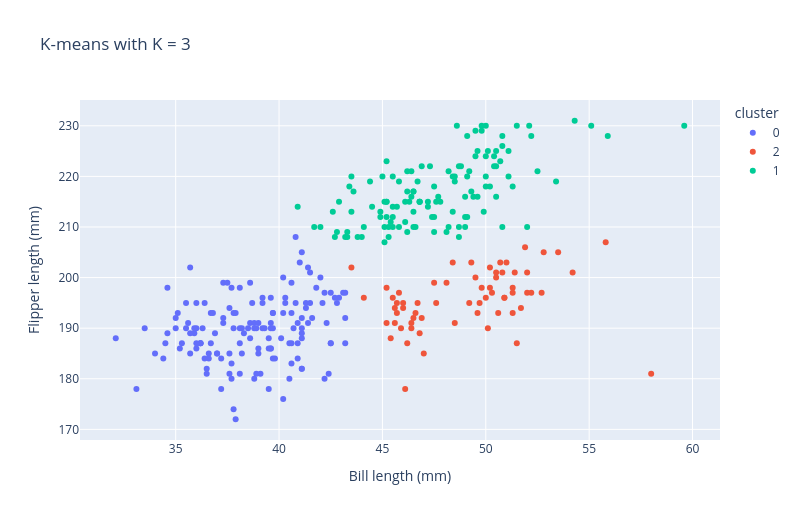

The code cell stored with this chart in its notebook:
### Markdown cell above
<link rel="stylesheet" href="berkeley.css">

<h3 class="cal cal-h3">K-Means in scikit-learn</h3>


K-means partitions the data into K clusters, each represented by a **centroid**. It assigns each
point to the nearest centroid, then moves each centroid to the mean of its points, and repeats.

### Code cell
from sklearn.cluster import KMeans

Xs = StandardScaler().fit_transform(X)   # distance-based again, so standardize

kmeans = KMeans(n_clusters=3, n_init=10, random_state=42)
cluster = kmeans.fit_predict(Xs)

df_c = df.copy()
df_c["cluster"] = cluster.astype(str)
px.scatter(df_c, x="bill_length_mm", y="flipper_length_mm", color="cluster",
           title="K-means with K = 3",
           labels={"bill_length_mm": "Bill length (mm)",
                   "flipper_length_mm": "Flipper length (mm)"},
           height=520).show()

### Figure 1 — Plotly figure (JSON) as saved in the notebook; plotly's stock layout.template omitted (floating-point values rounded to 4 significant figures; data arrays with more than 128 entries replaced by an {"elided": "..."} marker saying what was removed)
{"data": [{"hovertemplate": "cluster=0<br>Bill length (mm)=%{x}<br>Flipper length (mm)=%{y}<extra></extra>", "legendgroup": "0", "marker": {"color": "#636efa", "symbol": "circle"}, "mode": "markers", "name": "0", "orientation": "v", "showlegend": true, "type": "scatter", "x": {"elided": "146 float values"}, "xaxis": "x", "y": {"elided": "146 float values"}, "yaxis": "y"}, {"hovertemplate": "cluster=2<br>Bill length (mm)=%{x}<br>Flipper length (mm)=%{y}<extra></extra>", "legendgroup": "2", "marker": {"color": "#EF553B", "symbol": "circle"}, "mode": "markers", "name": "2", "orientation": "v", "showlegend": true, "type": "scatter", "x": [46.0, 44.1, 45.8, 45.6, 46.5, 50.0, 51.3, 45.4, 52.7, 45.2, 46.1, 51.3, 46.0, 51.3, 46.6, 51.7, 47.0, 52.0, 45.9, 50.5, 50.3, 58.0, 46.4, 49.2, 48.5, 50.6, 46.7, 52.0, 50.5, 49.5, 46.4, 52.8, 54.2, 51.0, 49.7, 47.5, 47.6, 46.9, 53.5, 46.2, 50.9, 45.5, 50.9, 50.8, 50.1, 51.5, 49.8, 48.1, 51.4, 45.7, 50.7, 52.2, 45.2, 49.3, 50.2, 45.6, 51.9, 46.8, 45.7, 55.8, 43.5, 49.6, 50.2, 48.4], "xaxis": "x", "y": [194.0, 196.0, 197.0, 191.0, 192.0, 196.0, 193.0, 188.0, 197.0, 198.0, 178.0, 197.0, 195.0, 198.0, 193.0, 194.0, 185.0, 201.0, 190.0, 201.0, 197.0, 181.0, 190.0, 195.0, 191.0, 193.0, 195.0, 197.0, 200.0, 200.0, 191.0, 205.0, 201.0, 203.0, 195.0, 199.0, 195.0, 192.0, 205.0, 187.0, 196.0, 196.0, 196.0, 201.0, 190.0, 187.0, 198.0, 199.0, 201.0, 193.0, 203.0, 197.0, 191.0, 203.0, 202.0, 194.0, 206.0, 189.0, 195.0, 207.0, 202.0, 193.0, 198.0, 203.0], "yaxis": "y"}, {"hovertemplate": "cluster=1<br>Bill length (mm)=%{x}<br>Flipper length (mm)=%{y}<extra></extra>", "legendgroup": "1", "marker": {"color": "#00cc96", "symbol": "circle"}, "mode": "markers", "name": "1", "orientation": "v", "showlegend": true, "type": "scatter", "x": [44.1, 52.0, 49.0, 49.0, 50.8, 46.1, 50.0, 48.7, 50.0, 47.6, 46.5, 45.4, 46.7, 43.3, 46.8, 40.9, 49.0, 45.5, 48.4, 45.8, 49.3, 42.0, 49.2, 46.2, 48.7, 50.2, 45.1, 46.5, 46.3, 42.9, 46.1, 47.8, 48.2, 50.0, 47.3, 42.8, 45.1, 59.6, 49.1, 48.4, 42.6, 44.4, 44.0, 48.7, 42.7, 49.6, 45.3, 49.6, 50.5, 43.6, 45.5, 50.5, 44.9, 45.2, 46.6, 48.5, 45.1, 50.1, 46.5, 45.0, 43.8, 45.5, 43.2, 50.4, 45.3, 46.2, 45.7, 54.3, 45.8, 49.8, 49.5, 43.5, 50.7, 47.7, 46.4, 48.2, 46.5, 46.4, 48.6, 47.5, 51.1, 45.2, 45.2, 49.1, 52.5, 47.4, 50.0, 44.9, 50.8, 43.4, 51.3, 47.5, 52.1, 47.5, 52.2, 45.5, 49.5, 44.5, 50.8, 49.4, 46.9, 51.1, 48.5, 55.9, 47.2, 49.1, 46.8, 41.7, 53.4, 43.3, 48.1, 50.5, 49.8, 43.5, 51.5, 46.2, 55.1, 48.8, 47.2, 46.8, 50.4, 45.2, 49.9], "xaxis": "x", "y": [210.0, 210.0, 210.0, 212.0, 210.0, 211.0, 230.0, 210.0, 218.0, 215.0, 210.0, 211.0, 219.0, 209.0, 215.0, 214.0, 216.0, 214.0, 213.0, 210.0, 217.0, 210.0, 221.0, 209.0, 222.0, 218.0, 215.0, 213.0, 215.0, 215.0, 215.0, 215.0, 210.0, 220.0, 222.0, 209.0, 207.0, 230.0, 220.0, 220.0, 213.0, 219.0, 208.0, 208.0, 208.0, 225.0, 210.0, 216.0, 222.0, 217.0, 210.0, 225.0, 213.0, 215.0, 210.0, 220.0, 210.0, 225.0, 217.0, 220.0, 208.0, 220.0, 208.0, 224.0, 208.0, 221.0, 214.0, 231.0, 219.0, 230.0, 229.0, 220.0, 223.0, 216.0, 221.0, 221.0, 217.0, 216.0, 230.0, 209.0, 220.0, 215.0, 223.0, 212.0, 221.0, 212.0, 224.0, 212.0, 228.0, 218.0, 218.0, 212.0, 230.0, 218.0, 228.0, 212.0, 224.0, 214.0, 226.0, 216.0, 222.0, 225.0, 219.0, 228.0, 215.0, 228.0, 215.0, 210.0, 219.0, 208.0, 209.0, 216.0, 229.0, 213.0, 230.0, 217.0, 230.0, 222.0, 214.0, 215.0, 222.0, 212.0, 213.0], "yaxis": "y"}], "layout": {"height": 520, "legend": {"title": {"text": "cluster"}, "tracegroupgap": 0}, "title": {"text": "K-means with K = 3"}, "width": 800, "xaxis": {"anchor": "y", "domain": [0, 1], "title": {"text": "Bill length (mm)"}}, "yaxis": {"anchor": "x", "domain": [0, 1], "title": {"text": "Flipper length (mm)"}}}}
